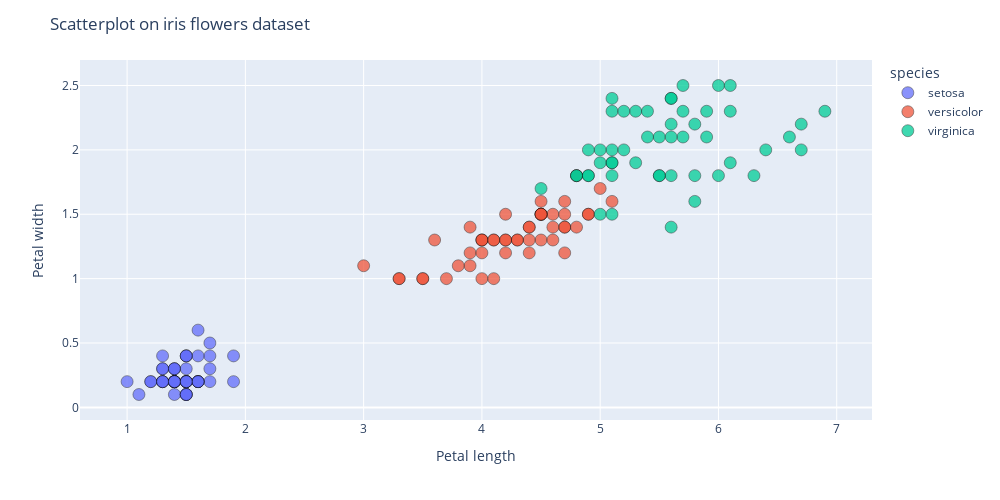

The cell this chart's notebook holds for it:
### Markdown cell above
- Scatter plot

### Code cell
# plotting scatterplot
fig = px.scatter(
  dataset, x="petal_length", y="petal_width", color='species',
)

# customize scatterplot
fig.update_traces(
  marker={
    "size" : 12,
    "opacity": 0.75,
    "line": {"width": 0.5, "color": "black"},
    "symbol": "circle"
  }
)

# customize layout
fig.update_layout(
  title="Scatterplot on iris flowers dataset",
  xaxis_title="Petal length",
  yaxis_title="Petal width",
  width=1000, height=500,
)

# show scatterplot
fig.show()

### Figure 1 — Plotly figure (JSON) as saved in the notebook; plotly's stock layout.template omitted (floating-point values rounded to 4 significant figures)
{"data": [{"hovertemplate": "species=setosa<br>petal_length=%{x}<br>petal_width=%{y}<extra></extra>", "legendgroup": "setosa", "marker": {"color": "#636efa", "line": {"color": "black", "width": 0.5}, "opacity": 0.75, "size": 12, "symbol": "circle"}, "mode": "markers", "name": "setosa", "orientation": "v", "showlegend": true, "type": "scatter", "x": [1.4, 1.4, 1.3, 1.5, 1.4, 1.7, 1.4, 1.5, 1.4, 1.5, 1.5, 1.6, 1.4, 1.1, 1.2, 1.5, 1.3, 1.4, 1.7, 1.5, 1.7, 1.5, 1, 1.7, 1.9, 1.6, 1.6, 1.5, 1.4, 1.6, 1.6, 1.5, 1.5, 1.4, 1.5, 1.2, 1.3, 1.5, 1.3, 1.5, 1.3, 1.3, 1.3, 1.6, 1.9, 1.4, 1.6, 1.4, 1.5, 1.4], "xaxis": "x", "y": [0.2, 0.2, 0.2, 0.2, 0.2, 0.4, 0.3, 0.2, 0.2, 0.1, 0.2, 0.2, 0.1, 0.1, 0.2, 0.4, 0.4, 0.3, 0.3, 0.3, 0.2, 0.4, 0.2, 0.5, 0.2, 0.2, 0.4, 0.2, 0.2, 0.2, 0.2, 0.4, 0.1, 0.2, 0.1, 0.2, 0.2, 0.1, 0.2, 0.2, 0.3, 0.3, 0.2, 0.6, 0.4, 0.3, 0.2, 0.2, 0.2, 0.2], "yaxis": "y"}, {"hovertemplate": "species=versicolor<br>petal_length=%{x}<br>petal_width=%{y}<extra></extra>", "legendgroup": "versicolor", "marker": {"color": "#EF553B", "line": {"color": "black", "width": 0.5}, "opacity": 0.75, "size": 12, "symbol": "circle"}, "mode": "markers", "name": "versicolor", "orientation": "v", "showlegend": true, "type": "scatter", "x": [4.7, 4.5, 4.9, 4, 4.6, 4.5, 4.7, 3.3, 4.6, 3.9, 3.5, 4.2, 4, 4.7, 3.6, 4.4, 4.5, 4.1, 4.5, 3.9, 4.8, 4, 4.9, 4.7, 4.3, 4.4, 4.8, 5, 4.5, 3.5, 3.8, 3.7, 3.9, 5.1, 4.5, 4.5, 4.7, 4.4, 4.1, 4, 4.4, 4.6, 4, 3.3, 4.2, 4.2, 4.2, 4.3, 3, 4.1], "xaxis": "x", "y": [1.4, 1.5, 1.5, 1.3, 1.5, 1.3, 1.6, 1, 1.3, 1.4, 1, 1.5, 1, 1.4, 1.3, 1.4, 1.5, 1, 1.5, 1.1, 1.8, 1.3, 1.5, 1.2, 1.3, 1.4, 1.4, 1.7, 1.5, 1, 1.1, 1, 1.2, 1.6, 1.5, 1.6, 1.5, 1.3, 1.3, 1.3, 1.2, 1.4, 1.2, 1, 1.3, 1.2, 1.3, 1.3, 1.1, 1.3], "yaxis": "y"}, {"hovertemplate": "species=virginica<br>petal_length=%{x}<br>petal_width=%{y}<extra></extra>", "legendgroup": "virginica", "marker": {"color": "#00cc96", "line": {"color": "black", "width": 0.5}, "opacity": 0.75, "size": 12, "symbol": "circle"}, "mode": "markers", "name": "virginica", "orientation": "v", "showlegend": true, "type": "scatter", "x": [6, 5.1, 5.9, 5.6, 5.8, 6.6, 4.5, 6.3, 5.8, 6.1, 5.1, 5.3, 5.5, 5, 5.1, 5.3, 5.5, 6.7, 6.9, 5, 5.7, 4.9, 6.7, 4.9, 5.7, 6, 4.8, 4.9, 5.6, 5.8, 6.1, 6.4, 5.6, 5.1, 5.6, 6.1, 5.6, 5.5, 4.8, 5.4, 5.6, 5.1, 5.1, 5.9, 5.7, 5.2, 5, 5.2, 5.4, 5.1], "xaxis": "x", "y": [2.5, 1.9, 2.1, 1.8, 2.2, 2.1, 1.7, 1.8, 1.8, 2.5, 2, 1.9, 2.1, 2, 2.4, 2.3, 1.8, 2.2, 2.3, 1.5, 2.3, 2, 2, 1.8, 2.1, 1.8, 1.8, 1.8, 2.1, 1.6, 1.9, 2, 2.2, 1.5, 1.4, 2.3, 2.4, 1.8, 1.8, 2.1, 2.4, 2.3, 1.9, 2.3, 2.5, 2.3, 1.9, 2, 2.3, 1.8], "yaxis": "y"}], "layout": {"height": 500, "legend": {"title": {"text": "species"}, "tracegroupgap": 0}, "margin": {"t": 60}, "title": {"text": "Scatterplot on iris flowers dataset"}, "width": 1000, "xaxis": {"anchor": "y", "domain": [0, 1], "title": {"text": "Petal length"}}, "yaxis": {"anchor": "x", "domain": [0, 1], "title": {"text": "Petal width"}}}}
